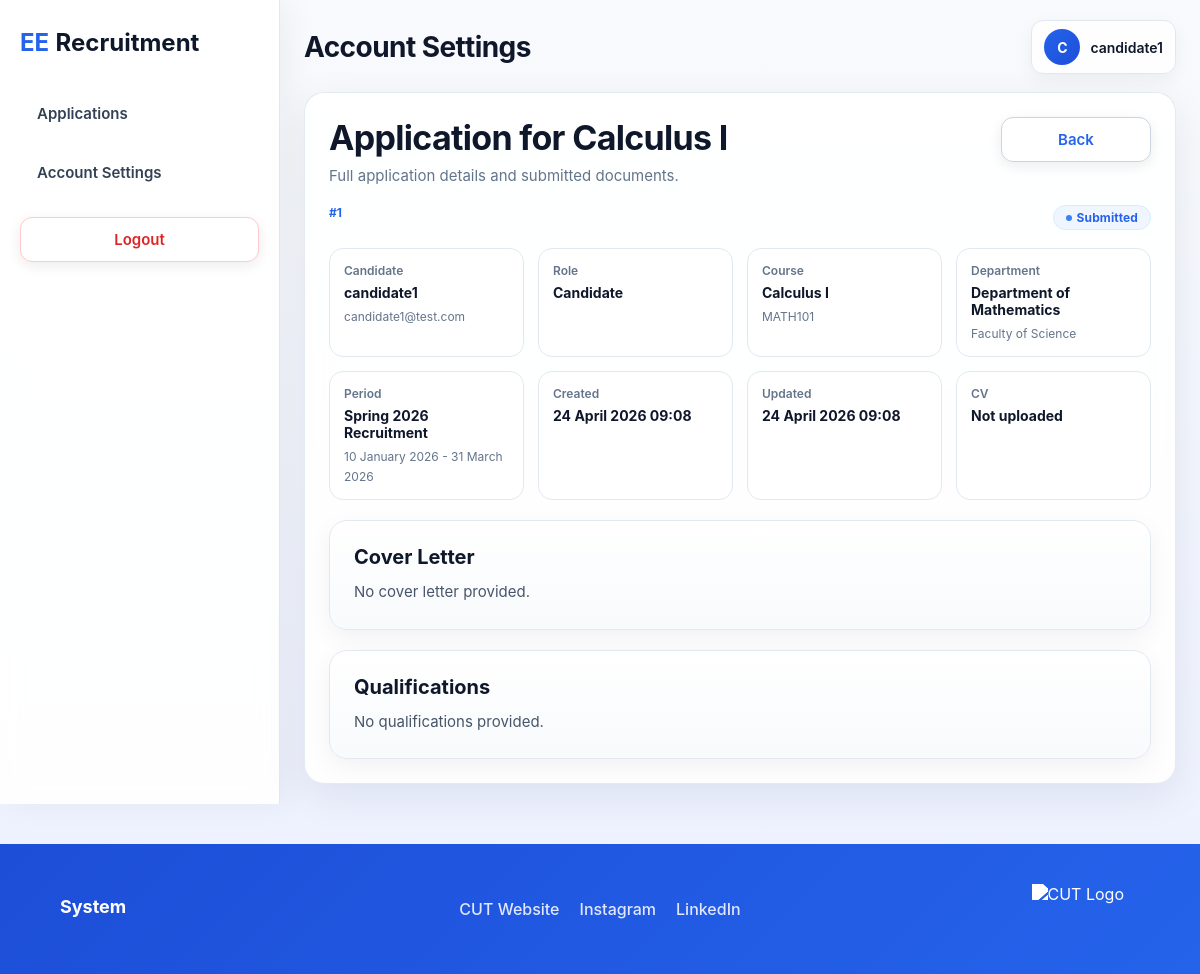
The app's page /modules/application_view.php?id=1 (signed in) with its own data.
### tables this page shows
CREATE TABLE applications (
    id                  INT AUTO_INCREMENT PRIMARY KEY,
    user_id             INT NOT NULL,
    course_id           INT NOT NULL,
    period_id           INT NOT NULL,

    title               VARCHAR(150) NOT NULL,
    status              ENUM('draft', 'submitted', 'under_review', 'approved', 'rejected') NOT NULL DEFAULT 'draft',

    cover_letter        TEXT NULL,
    qualifications      TEXT NULL,

    cv_file_path        VARCHAR(255) NULL,
    cv_original_name    VARCHAR(255) NULL,

    created_at          TIMESTAMP DEFAULT CURRENT_TIMESTAMP,
    updated_at          TIMESTAMP DEFAULT CURRENT_TIMESTAMP ON UPDATE CURRENT_TIMESTAMP,

    FOREIGN KEY (user_id) REFERENCES users(id) ON DELETE CASCADE,
    FOREIGN KEY (course_id) REFERENCES courses(id) ON DELETE CASCADE,
    FOREIGN KEY (period_id) REFERENCES recruitment_periods(id) ON DELETE CASCADE
);

CREATE TABLE users (
                       id            INT AUTO_INCREMENT PRIMARY KEY,
                       username      VARCHAR(50)  NOT NULL UNIQUE,
                       email         VARCHAR(100) NOT NULL UNIQUE,
                       password_hash VARCHAR(255) NOT NULL,
                       role          ENUM('admin', 'candidate', 'evaluator', 'hr', 'ee') NOT NULL DEFAULT 'candidate',
                       is_active     TINYINT(1) NOT NULL DEFAULT 1,
                       created_at    TIMESTAMP DEFAULT CURRENT_TIMESTAMP
);

CREATE TABLE courses (
                         id            INT AUTO_INCREMENT PRIMARY KEY,
                         department_id INT NOT NULL,
                         name          VARCHAR(150) NOT NULL,
                         code          VARCHAR(50),
                         FOREIGN KEY (department_id) REFERENCES departments(id) ON DELETE CASCADE
);

CREATE TABLE departments (
                             id            INT AUTO_INCREMENT PRIMARY KEY,
                             faculty_id    INT NOT NULL,
                             name          VARCHAR(100) NOT NULL,
                             FOREIGN KEY (faculty_id) REFERENCES faculties(id) ON DELETE CASCADE
);

CREATE TABLE faculties (
                           id            INT AUTO_INCREMENT PRIMARY KEY,
                           name          VARCHAR(100) NOT NULL UNIQUE
);

CREATE TABLE recruitment_periods (
                                     id            INT AUTO_INCREMENT PRIMARY KEY,
                                     title         VARCHAR(100) NOT NULL,
                                     start_date    DATE NOT NULL,
                                     end_date      DATE NOT NULL,
                                     is_active     TINYINT(1) NOT NULL DEFAULT 1
);

### includes/crud/applications_crud.php (called while the page is built, shortened)
<?php
function getApplicationByIdForCandidate(PDO $pdo, int $applicationId, int $userId): ?array
{
    $stmt = $pdo->prepare("
        SELECT
            a.id,
            a.user_id,
            a.course_id,
            a.period_id,
            a.title,
            a.status,
            a.cover_letter,
            a.qualifications,
            a.cv_file_path,
            a.cv_original_name,
            a.created_at,
            a.updated_at,
            u.username AS candidate_name,
            u.email AS candidate_email,
            u.role AS candidate_role,
            c.name AS course_name,
            c.code AS course_code,
            d.name AS department_name,
            f.name AS faculty_name,
            rp.title AS period_title,
            rp.start_date,
            rp.end_date
        FROM applications a
        INNER JOIN users u ON a.user_id = u.id
        INNER JOIN courses c ON a.course_id = c.id
        INNER JOIN departments d ON c.department_id = d.id
        INNER JOIN faculties f ON d.faculty_id = f.id
        INNER JOIN recruitment_periods rp ON a.period_id = rp.id
        WHERE a.id = :application_id
          AND a.user_id = :user_id
        LIMIT 1
    ");
    $stmt->execute([
        ':application_id' => $applicationId,
        ':user_id' => $userId
    ]);
    $application = $stmt->fetch(PDO::FETCH_ASSOC);
    return $application ?: null;
}

### utils/status_utils.php (called while the page is built, shortened)
<?php
function getStatusCssClass(string $status): string
{
    return match ($status) {
        'draft' => 'status-pending',
        'submitted' => 'status-submitted',
        'under_review' => 'status-review',
        'approved' => 'status-approved',
        'rejected' => 'status-rejected',
        default => 'status-pending',
    };
}
function getStatusLabel(string $status): string
{
    return match ($status) {
        'draft'        => 'Draft',
        'submitted'    => 'Submitted',
        'under_review' => 'Under Review',
        'approved'     => 'Approved',
        'rejected'     => 'Rejected',
        default        => ucfirst(str_replace('_', ' ', $status)),
    };
}

### utils/user_utils.php (called while the page is built)
<?php
function getRoleLabel(string $role): string
{
    return match ($role) {
        'admin'      => 'Administrator',
        'evaluator'  => 'Evaluator',
        'candidate'  => 'Candidate',
        'hr'=> 'Human Resources',
        'ee' => "Special Scientist",
        default      => ucfirst(str_replace('_', ' ', $role)),
    };
}

### utils/time_utils.php (called while the page is built, shortened)
<?php
function formatFullDateTime(?string $datetime): string
{
    try {
        $date = new DateTime($datetime);
        return $date->format('d F Y H:i');
    } catch (Exception $e) {
        return $datetime;
    }
}
function formatDate(?string $date): string
{
    try {
        $dt = new DateTime($date);
        return $dt->format('d F Y');
    } catch (Exception $e) {
        return $date;
    }
}

### modules/application_view.php (the view, shortened to what this page needs)
<?php
require_once __DIR__ . '/../includes/db.php';
require_once __DIR__ . '/../includes/crud/applications_crud.php';
require_once __DIR__ . '/../utils/status_utils.php';
require_once __DIR__ . '/../utils/time_utils.php';
require_once __DIR__ . '/../utils/user_utils.php';
$userId = (int) $_SESSION['user_id'];
$userRole = $_SESSION['role'] ?? 'candidate';
$id = (int) ($_GET['id'] ?? 0);
if ($userRole === 'candidate') {
    $application = getApplicationByIdForCandidate($pdo, $id, $userId);
} elseif ($userRole === 'evaluator') {
    $application = getApplicationByIdForEvaluator($pdo, $id, $userId);
} else {
    $application = getApplicationById($pdo, $id);
}
?>
<!DOCTYPE html>
<html lang="en">
<head>
    <link rel="stylesheet" href="../assets/css/style.css">
    <link rel="stylesheet" href="../assets/css/list.css">
    <link rel="stylesheet" href="../assets/css/admin.css">
    <link rel="stylesheet" href="../assets/css/dashboard.css?v=<?= filemtime(__DIR__ . '/../assets/css/dashboard.css'); ?>">
</head>
<body>
<div class="list-layout">
    <?php require_once __DIR__ . '/../includes/protected_sidebar.php'; ?>
    <main class="list-content">
        <div class="page-shell">
            <?php require_once __DIR__ . '/../includes/protected_topbar.php'; ?>
            <section class="page-card list-card">
                <div class="list-header">
                    <div>
                        <h1 class="page-title">
                            <?= htmlspecialchars($application['title'] ?? 'Application Details'); ?>
                        </h1>
                        <p class="page-subtitle">Full application details and submitted documents.</p>
                    </div>
                    <div class="list-actions">
                        <a href="list.php" class="btn btn-secondary">Back</a>
                    </div>
                </div>
                <div class="application-admin-head">
                    <span class="application-admin-id">
                        #<?= (int) $application['id']; ?>
                    </span>
                    <span class="status-pill <?= getStatusCssClass($application['status'] ?? 'draft'); ?>">
                        <?= htmlspecialchars(getStatusLabel($application['status'] ?? 'draft')); ?>
                    </span>
                </div>
                <div class="application-admin-meta">
                    <div>
                        <span>Candidate</span>
                        <strong><?= htmlspecialchars($application['candidate_name'] ?? 'Unknown candidate'); ?></strong>
                        <small><?= htmlspecialchars($application['candidate_email'] ?? 'No email'); ?></small>
                    </div>
                    <div>
                        <span>Role</span>
                        <strong><?= htmlspecialchars(getRoleLabel($application['candidate_role'] ?? 'candidate')); ?></strong>
                    </div>
                    <div>
                        <span>Course</span>
                        <strong><?= htmlspecialchars($application['course_name'] ?? 'No course'); ?></strong>
                        <small><?= htmlspecialchars($application['course_code'] ?? 'No code'); ?></small>
                    </div>
                    <div>
                        <span>Department</span>
                        <strong><?= htmlspecialchars($application['department_name'] ?? 'No department'); ?></strong>
                        <small><?= htmlspecialchars($application['faculty_name'] ?? 'No faculty'); ?></small>
                    </div>
                    <div>
                        <span>Period</span>
                        <strong><?= htmlspecialchars($application['period_title'] ?? 'No period'); ?></strong>
                        <small>
                            <?= htmlspecialchars(formatDate($application['start_date'] ?? null)); ?>
                            -
                            <?= htmlspecialchars(formatDate($application['end_date'] ?? null)); ?>
                        </small>
                    </div>
                    <div>
                        <span>Created</span>
                        <strong>
                            <?= htmlspecialchars(formatFullDateTime($application['created_at'] ?? null)); ?>
                        </strong>
                    </div>
                    <div>
                        <span>Updated</span>
                        <strong>
                            <?= htmlspecialchars(formatFullDateTime($application['updated_at'] ?? $application['created_at'] ?? null)); ?>
                        </strong>
                    </div>
                    <div>
                        <span>CV</span>
                        <?php if (!empty($application['cv_file_path'])): ?>
                            <a
                                    href="<?= htmlspecialchars($application['cv_file_path']); ?>"
                                    target="_blank"
                                    class="btn btn-secondary btn-sm-custom"
                            >
                                View CV
                            </a>
                        <?php else: ?>
                            <strong>Not uploaded</strong>
                        <?php endif; ?>
                    </div>
                </div>
                <div class="placeholder-box" style="margin-top: 20px;">
                    <h3>Cover Letter</h3>
                    <p>
                        <?= nl2br(htmlspecialchars($application['cover_letter'] ?: 'No cover letter provided.')); ?>
                    </p>
                </div>
                <div class="placeholder-box" style="margin-top: 20px;">
                    <h3>Qualifications</h3>
                    <p>
                        <?= nl2br(htmlspecialchars($application['qualifications'] ?: 'No qualifications provided.')); ?>
                    </p>
                </div>
            </section>
        </div>
    </main>
</div>
<?php require_once __DIR__ . '/../includes/protected_footer.php'; ?>
</body>
</html>

### assets/css/style.css (style rules this page uses)
* { margin: 0; padding: 0; box-sizing: border-box; }
body { font-family: "Inter", "Segoe UI", Arial, Helvetica, sans-serif; background: linear-gradient(180deg, #f8fafc 0%, #eef2ff 100%); color: #1f2937; min-height: 100vh; }
a { text-decoration: none; color: inherit; }
.page-shell { width: 100%; max-width: 1180px; margin: 0 auto; padding: 20px; }
.page-card { background: rgba(255, 255, 255, 0.9); border: 1px solid rgba(226, 232, 240, 0.9); border-radius: 20px; box-shadow: 0 12px 40px rgba(15, 23, 42, 0.08); backdrop-filter: blur(10px); }
.page-title { font-size: 34px; font-weight: 700; color: #0f172a; margin-bottom: 8px; letter-spacing: -0.02em; }
.page-subtitle { color: #64748b; font-size: 15px; }
.btn { display: inline-flex; align-items: center; justify-content: center; min-width: 150px; padding: 12px 18px; border-radius: 12px; border: 1px solid transparent; font-size: 15px; font-weight: 600; cursor: pointer; transition: all 0.2s ease; box-shadow: 0 4px 14px rgba(15, 23, 42, 0.08); }
.btn-secondary { background-color: #ffffff; color: #2563eb; border-color: #cbd5e1; }
.status-pill { display: inline-flex; align-items: center; gap: 5px; padding: 4px 12px; border-radius: 999px; font-size: 12px; font-weight: 700; letter-spacing: 0.01em; border: 1px solid transparent; white-space: nowrap; }
.status-pill::before { content: ''; width: 6px; height: 6px; border-radius: 50%; flex-shrink: 0; }
.status-submitted { background: #eff6ff; color: #1d4ed8; border-color: #bfdbfe; }
.status-submitted::before { background: #3b82f6; }

### assets/css/list.css (style rules this page uses)
.list-layout { padding-bottom: 40px; }
.list-card { padding: 32px; }
.list-header { display: flex; justify-content: space-between; align-items: flex-start; gap: 20px; flex-wrap: wrap; margin-bottom: 24px; }
.list-actions { display: flex; gap: 12px; flex-wrap: wrap; }

### assets/css/admin.css (style rules this page uses)
.placeholder-box { background: linear-gradient(180deg, #ffffff 0%, #f8fafc 100%); border: 1px solid #e2e8f0; border-radius: 18px; padding: 24px; box-shadow: 0 8px 24px rgba(15, 23, 42, 0.05); }
.placeholder-box h3 { font-size: 20px; color: #0f172a; margin-bottom: 10px; }
.placeholder-box p { color: #475569; line-height: 1.7; font-size: 15px; }
.application-admin-head { display: flex; justify-content: space-between; align-items: flex-start; gap: 18px; margin-bottom: 18px; flex-wrap: wrap; }
.application-admin-id { display: inline-block; font-size: 12px; font-weight: 700; color: #2563eb; margin-bottom: 6px; }
.application-admin-meta { display: grid; grid-template-columns: repeat(4, minmax(0, 1fr)); gap: 14px; margin-bottom: 18px; }
.application-admin-meta div { background: #ffffff; border: 1px solid #e2e8f0; border-radius: 14px; padding: 14px; }
.application-admin-meta span { display: block; font-size: 12px; color: #64748b; margin-bottom: 6px; font-weight: 600; }
.application-admin-meta strong { display: block; color: #0f172a; font-size: 14px; margin-bottom: 4px; }
.application-admin-meta small { color: #64748b; font-size: 12px; }

### assets/css/dashboard.css (style rules this page uses)
.dashboard-layout, .list-layout, .profile-layout { min-height: 100vh; display: flex; background: linear-gradient(180deg, #f8fafc 0%, #eef2ff 100%); }
.dashboard-content, .list-content, .profile-content { flex: 1; min-width: 0; padding: 20px 24px; }
.dashboard-content .page-shell, .list-content .page-shell, .profile-content .page-shell { max-width: none; width: 100%; margin: 0; padding: 0; }
.list-card { padding: 24px; }
.list-header { display: flex; justify-content: space-between; align-items: flex-start; gap: 18px; flex-wrap: wrap; margin-bottom: 20px; }
.list-actions { display: flex; gap: 10px; flex-wrap: wrap; }
.status-submitted { background: #eff6ff; color: #2563eb; border-color: #dbeafe; }
.status-submitted::before { background: #3b82f6; }

### records on screen
applications: title "Application for Calculus I", id "1", status "Submitted", user.username "candidate1", user.email "candidate1@test.com", user.role "Candidate", course.name "Calculus I", course.code "MATH101", departments.name "Department of Mathematics", faculties.name "Faculty of Science", period.title "Spring 2026 Recruitment", period.start_date "10 January 2026", period.end_date "31 March 2026", created_at "24 April 2026 09:08", updated_at "24 April 2026 09:08", cover_letter "No cover letter provided.", qualifications "No qualifications provided."

### other values on screen
$pageTitle "Account Settings"
$avatarLetter "C"
$username "candidate1"
$settings['system_name'] "System"
